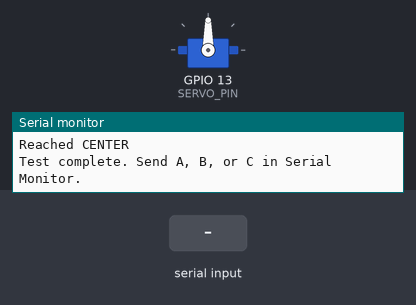
Bench run of a sketch on a simulated ESP32. Parts: servo, the last lines printed to the serial monitor. The inputs (shaded band) are chosen by the test bench.

Above: at 20.8 s.
20.9 s: "A" received over Serial
At 21.35 s:
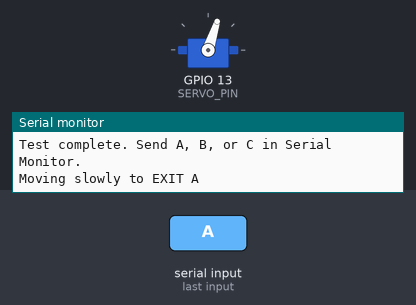
At 23.6 s:
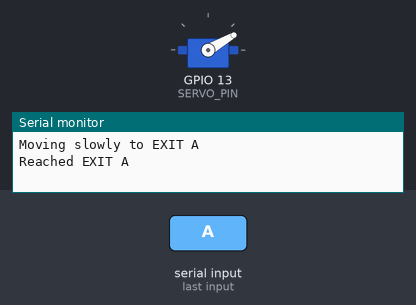
23.9 s: "C" received over Serial
At 25.37 s:
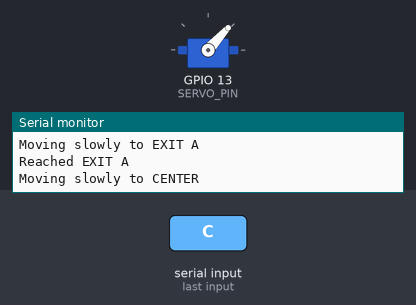
Timing chart, 0 to 27.9 s (numbered marks = the images above; inputs shaded):
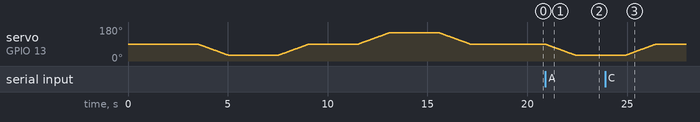

Measured:
- after the input at 20.9 s, servo on GPIO 13 (SERVO_PIN): moves from 90° to 30° over 1.5 s, starting at once
- after the input at 23.9 s, servo on GPIO 13 (SERVO_PIN): moves from 30° to 90° over 1.5 s, starting after 1.0 s

The sketch:

servo_smooth_test.ino
```cpp
#include <Arduino.h>
#include <ESP32Servo.h>

// CrowdGuard servo-only test. Nothing else is controlled by this sketch.
const int SERVO_PIN = 13;
const int CENTER_ANGLE = 90;
const int EXIT_A_ANGLE = 30;
const int EXIT_B_ANGLE = 150;
const unsigned long STEP_INTERVAL_MS = 25;
const unsigned long HOLD_TIME_MS = 2500;

// Change to true if Exit A and Exit B point in the opposite directions.
const bool SERVO_REVERSED = false;

Servo testServo;
int currentAngle = CENTER_ANGLE;
int targetAngle = CENTER_ANGLE;
unsigned long lastStepAt = 0;

int angleForExit(bool exitA) {
  if (SERVO_REVERSED) exitA = !exitA;
  return exitA ? EXIT_A_ANGLE : EXIT_B_ANGLE;
}

void moveSlowlyTo(int angle, const char* label) {
  targetAngle = constrain(angle, EXIT_A_ANGLE, EXIT_B_ANGLE);
  Serial.print("Moving slowly to ");
  Serial.println(label);

  while (currentAngle != targetAngle) {
    const unsigned long now = millis();
    if (now - lastStepAt >= STEP_INTERVAL_MS) {
      lastStepAt = now;
      currentAngle += currentAngle < targetAngle ? 1 : -1;
      testServo.write(currentAngle);
    }
    delay(1);
  }

  Serial.print("Reached ");
  Serial.println(label);
  delay(HOLD_TIME_MS);
}

void runDirectionTest() {
  moveSlowlyTo(angleForExit(true), "EXIT A");
  moveSlowlyTo(CENTER_ANGLE, "CENTER");
  moveSlowlyTo(angleForExit(false), "EXIT B");
  moveSlowlyTo(CENTER_ANGLE, "CENTER");
  Serial.println("Test complete. Send A, B, or C in Serial Monitor.");
}

void setup() {
  Serial.begin(115200);
  delay(1000);
  testServo.setPeriodHertz(50);
  testServo.attach(SERVO_PIN, 500, 2400);
  testServo.write(CENTER_ANGLE);
  Serial.println("SERVO TEST: center -> Exit A -> center -> Exit B -> center");
  Serial.println("Keep fingers and wires away from the moving arm.");
  delay(HOLD_TIME_MS);
  runDirectionTest();
}

void loop() {
  if (!Serial.available()) return;
  const char command = Serial.read();
  if (command == 'A' || command == 'a') {
    moveSlowlyTo(angleForExit(true), "EXIT A");
  } else if (command == 'B' || command == 'b') {
    moveSlowlyTo(angleForExit(false), "EXIT B");
  } else if (command == 'C' || command == 'c') {
    moveSlowlyTo(CENTER_ANGLE, "CENTER");
  }
}
```
